Frame 1 (no input): blank canvas, image omitted
Frame 60 (no input): blank canvas, image omitted
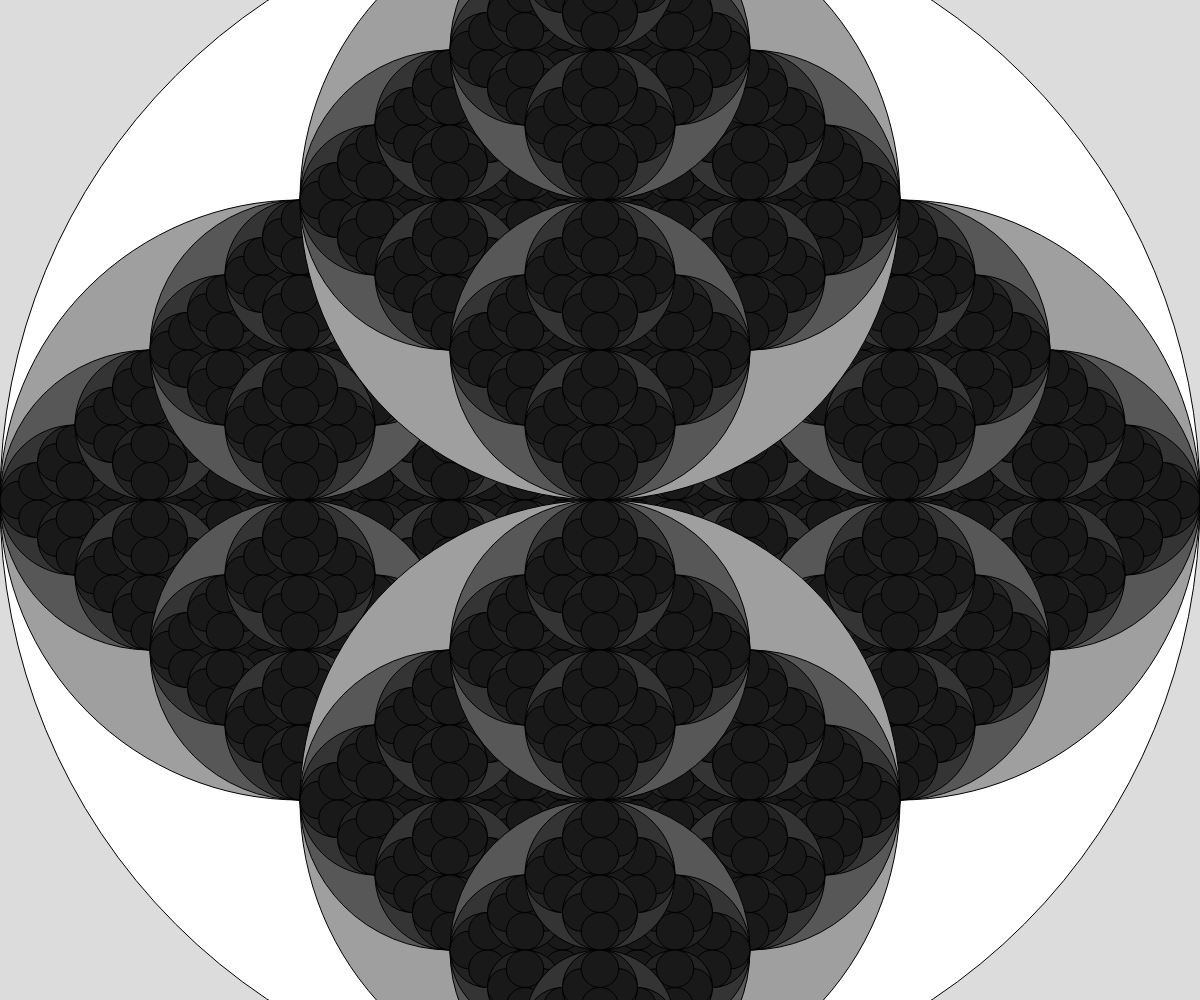
Frame 120 (the mouse pressed at the canvas centre since frame 60)

The p5.js sketch whose frames 1 and 60 were blank and that drew this single picture after the mouse press (run headless with seeded random() and noise() and a simulated clock; from frame 60 on, the mouse is pressed at the canvas centre):

// p5.js sketch
// ── sketch.js
// Project Title
// Your Name
// Date
//
// Extra for Experts:
// - describe what you did to take this project "above and beyond"

function setup() {
  createCanvas(windowWidth, windowHeight);
}

function draw() {
  background(220);
  recursiveCircle(width/2,height/2,mouseX);
}

function recursiveCircle(x,y,radius){
  let grey = map(radius, 30 ,height/2,30,255);
  fill(grey);
  circle(x,y,radius*2);
  if(radius>30){
    recursiveCircle(x - radius/2, y, radius/2);
    recursiveCircle(x + radius/2, y, radius/2);
    recursiveCircle(x, y - radius/2, radius/2);
    recursiveCircle(x, y + radius/2, radius/2);
  }
}
